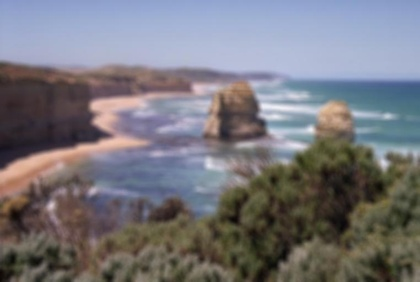
%> input picture image.jpg, 420 x 282 px, shrunk from 762 x 512 before the run
$ octave work2.m   (GNU Octave 9; MATLAB toolbox functions it lacks are replaced by stand-ins)
%> lines starting %> are read from the running program, lines starting %| are printed output that depends on the picture; in (x1, y1, x2, y2) boxes, pixels count from 0 and x2, y2 are one past the last pixel; in counts of white or black regions, pixels touching at a corner belong together; the program's own positions count from 1
%% 读入图片
clc;
clear;
I=imread('image.jpg');
%> I is the input picture: size 282x420x3 uint8; mean R, G, B 119.1, 118, 124.2
[m,n,p]=size(I);
%> m = 282; n = 420; p = 3
%获取RGB三通道的像素值
Ir = I(:,:,1);
Ig = I(:,:,2);
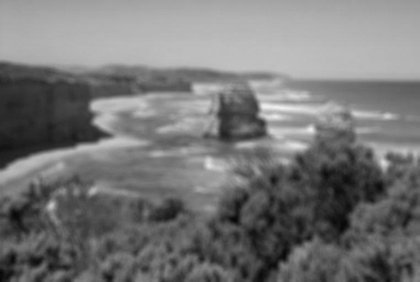
%> Ig: size 282x420 uint8; min 7, max 238, mean 118
Ib = I(:,:,3);
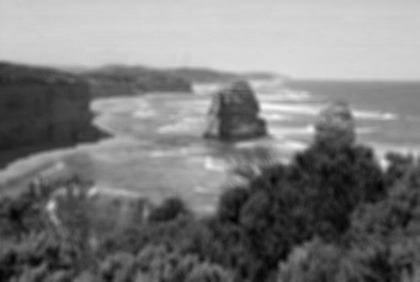
%> Ib: size 282x420 uint8; min 2, max 246, mean 124.2
%柱形函数的半径
a=6.5;

%% 处理三通道
%构造成像系统的PSF h
h=zeros(m,n);
for i=1:m
    for j=1:n
        if((i-a)^2+(j-a)^2<a^2)
            h(i,j)=1 / (42.25 * pi);
        elseif ((i-a)^2+(j-a)^2>=a^2)
            h(i,j)=0;
        end
    end
end
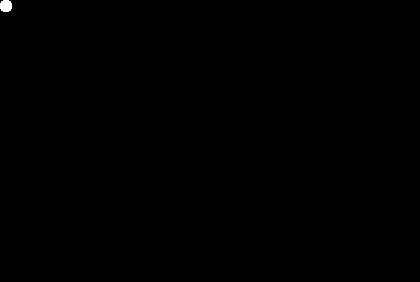
%> h: size 282x420 double; values 0 (black) and 0.00753 (white), 0.1% white; 1 white region, box (x1, y1, x2, y2) and area: (0, 0, 12, 12) 124
h = h /sum(sum(h));
fft_h=fft2(h);
fft_h=conj(fft_h)./(fft_h.*conj(fft_h)+0.0025);

fft_I1=fft2(Ir);
fft_I_over1=fft_I1.*fft_h;
ifft_I1=ifft2(fft_I_over1);
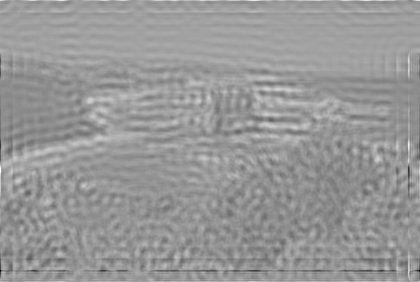
%> ifft_I1: size 282x420 double; min -710.5, max 682.1, mean 118.8; drawn with min black and max white
I_over1=uint8(ifft_I1);

fft_I2=fft2(Ig);
fft_I_over2=fft_I2.*fft_h;
ifft_I2=ifft2(fft_I_over2);
I_over2=uint8(ifft_I2);
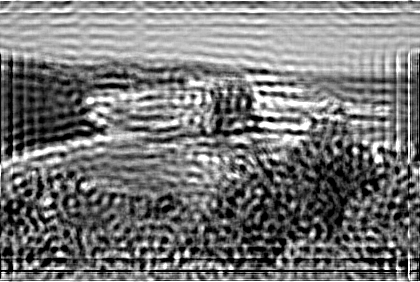
%> I_over2: size 282x420 uint8; min 0, max 255, mean 119

fft_I3=fft2(Ib);
fft_I_over3=fft_I3.*fft_h;
ifft_I3=ifft2(fft_I_over3);
I_over3=uint8(ifft_I3);
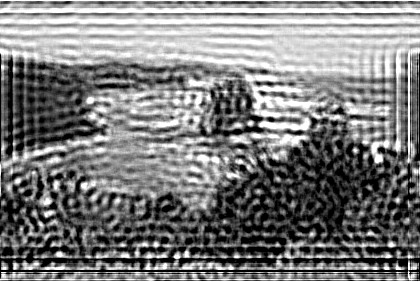
%> I_over3: size 282x420 uint8; min 0, max 255, mean 125.1

%% 结果显示
I_result = cat(3,I_over1,I_over2,I_over3);
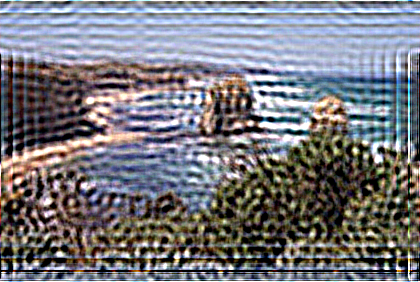
%> I_result: size 282x420x3 uint8; mean R, G, B 119.6, 119, 125.1
figure(1)
imshow(I_result);

$ run again, with a=6.5.jpg copied over image.jpg
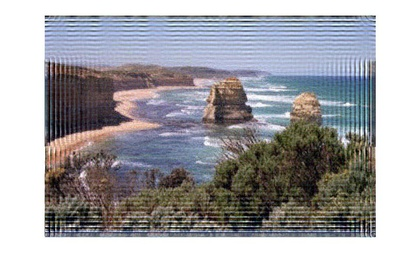
%> input picture a=6.5.jpg, 420 x 267 px, shrunk from 967 x 615 before the run
%> I is the input picture: size 267x420x3 uint8; mean R, G, B 165.8, 165.2, 169
%> `ifft_I1=ifft2(fft_I_over1);`:
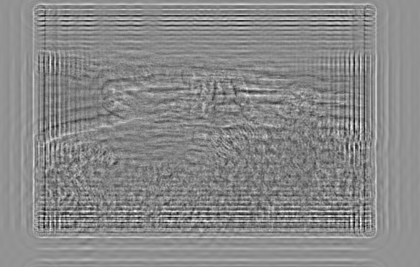
%> ifft_I1: size 267x420 double; min -1065.7, max 1223.7, mean 165.4; drawn with min black and max white
%> `I_result = cat(3,I_over1,I_over2,I_over3);`:
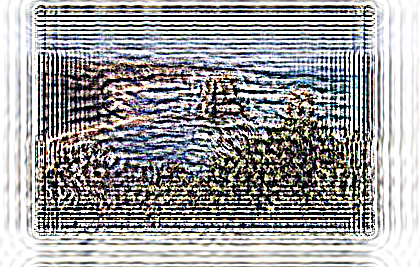
%> I_result: size 267x420x3 uint8; mean R, G, B 157.5, 156.7, 157.9
